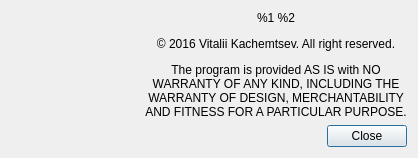
<?xml version="1.0" encoding="UTF-8"?>
<ui version="4.0">
 <class>AboutDialog</class>
 <widget class="QDialog" name="AboutDialog">
  <property name="geometry">
   <rect>
    <x>0</x>
    <y>0</y>
    <width>418</width>
    <height>263</height>
   </rect>
  </property>
  <property name="windowTitle">
   <string>About</string>
  </property>
  <layout class="QHBoxLayout" name="horizontalLayout">
   <property name="sizeConstraint">
    <enum>QLayout::SetFixedSize</enum>
   </property>
   <item>
    <widget class="QLabel" name="icon">
     <property name="minimumSize">
      <size>
       <width>128</width>
       <height>128</height>
      </size>
     </property>
     <property name="text">
      <string/>
     </property>
     <property name="alignment">
      <set>Qt::AlignCenter</set>
     </property>
    </widget>
   </item>
   <item>
    <layout class="QVBoxLayout" name="verticalLayout">
     <item>
      <widget class="QLabel" name="label">
       <property name="text">
        <string>&lt;html&gt;&lt;head/&gt;&lt;body&gt;&lt;p align=&quot;center&quot;&gt;%1 %2&lt;/p&gt;&lt;p align=&quot;center&quot;&gt;© 2016 Vitalii Kachemtsev. All right reserved.&lt;/p&gt;&lt;p align=&quot;center&quot;&gt;The program is provided AS IS with NO WARRANTY OF ANY KIND, INCLUDING THE WARRANTY OF DESIGN, MERCHANTABILITY AND FITNESS FOR A PARTICULAR PURPOSE.&lt;/p&gt;&lt;/body&gt;&lt;/html&gt;</string>
       </property>
       <property name="wordWrap">
        <bool>true</bool>
       </property>
      </widget>
     </item>
     <item>
      <widget class="QDialogButtonBox" name="buttonBox">
       <property name="orientation">
        <enum>Qt::Horizontal</enum>
       </property>
       <property name="standardButtons">
        <set>QDialogButtonBox::Close</set>
       </property>
      </widget>
     </item>
    </layout>
   </item>
  </layout>
 </widget>
 <resources/>
 <connections>
  <connection>
   <sender>buttonBox</sender>
   <signal>rejected()</signal>
   <receiver>AboutDialog</receiver>
   <slot>reject()</slot>
   <hints>
    <hint type="sourcelabel">
     <x>316</x>
     <y>260</y>
    </hint>
    <hint type="destinationlabel">
     <x>286</x>
     <y>274</y>
    </hint>
   </hints>
  </connection>
 </connections>
</ui>
